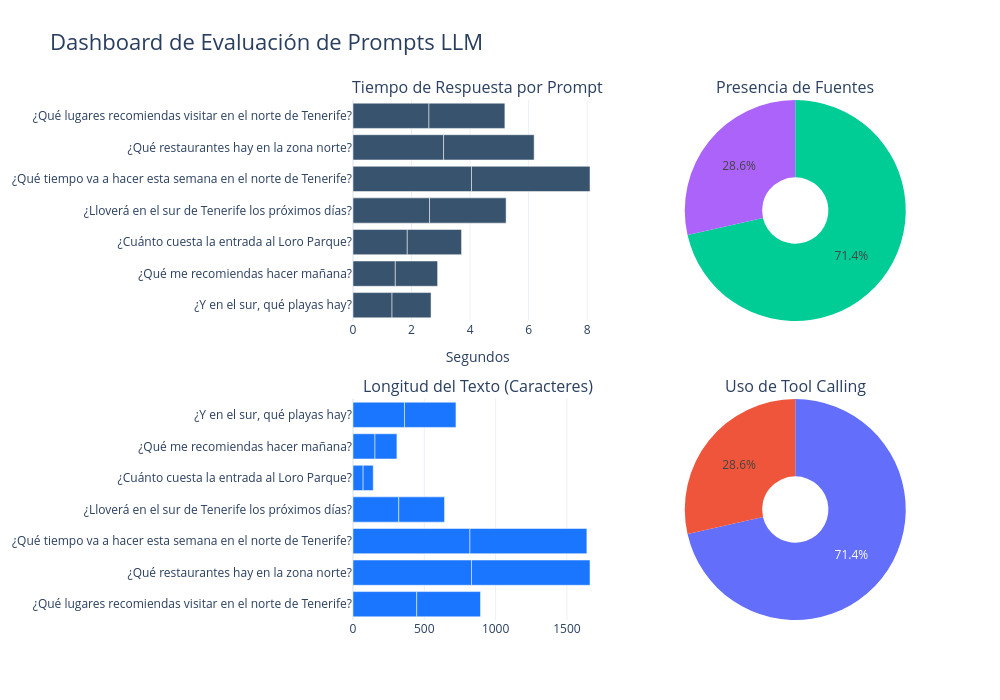

Source (notebook cell):
### Code cell
import plotly.graph_objects as go
from plotly.subplots import make_subplots

# Limpiamos la variable
fig = go.Figure()
# Creamos una figura con 4 subplots (2 filas, 2 columnas)
fig = make_subplots(
    rows=2, cols=2,
    specs=[
        [{"type": "xy"},     {"type": "domain"}],
        [{"type": "xy"},    {"type": "domain"}]
    ],
    subplot_titles=(
        "Tiempo de Respuesta por Prompt", 
        "Presencia de Fuentes",
        "Longitud del Texto (Caracteres)", 
        "Uso de Tool Calling"
    ),
    vertical_spacing=0.15,
    horizontal_spacing=0.12
)

# Gráfico 1: Tiempos de Respuesta (Barras horizontales)
fig.add_trace(
    go.Bar(
        y=df_resultados["prompt"],
        x=df_resultados["tiempo_segundos"],
        orientation='h',
        name="Tiempo (s)",
        marker=dict(color='rgb(55, 83, 109)')
    ),
    row=1, col=1
)

# Gráfico 2: Longitud de caracteres (Barras horizontales) 
fig.add_trace(
    go.Bar(
        y=df_resultados["prompt"],
        x=df_resultados["longitud_caracteres"],
        orientation='h',
        name="Caracteres",
        marker=dict(color='rgb(26, 118, 255)')
    ),
    row=2, col=1
)

# Gráfico 3: Distribución de Tool Calling (Pastel)
tool_counts = df_resultados["uso_tool_calling"].value_counts()
fig.add_trace(
    go.Pie(
        labels=tool_counts.index.map({True: 'Usó Tool', False: 'No usó Tool'}),
        values=tool_counts.values,
        name="Tool Calling",
        hole=0.3
    ),
    row=2, col=2
)

# Gráfico 4: Distribución de Fuentes citadas (Pastel)
fuentes_counts = df_resultados["contiene_fuentes"].value_counts()
fig.add_trace(
    go.Pie(
        labels=fuentes_counts.index.map({True: 'Con Fuentes', False: 'Sin Fuentes'}),
        values=fuentes_counts.values,
        name="Fuentes Citadas",
        hole=0.3
    ),
    row=1, col=2
)

# Personalizar el diseño general (Layout)
fig.update_layout(
    title_text="Dashboard de Evaluación de Prompts LLM",
    title_font_size=22,
    height=700, 
    width=1000,
    showlegend=False, # Ocultamos leyenda global para evitar desorden
    template="plotly_white"
)

# Ajustar ejes específicos para los gráficos de barras
fig.update_xaxes(title_text="Segundos", row=1, col=1)
fig.update_xaxes(title_text="Cantidad de caracteres", row=1, col=2)
fig.update_yaxes(autorange="reversed", row=1, col=1) # Para que el primer prompt aparezca arriba
fig.update_yaxes(autorange="reversed", row=1, col=2)

# Mostrar el gráfico
# Si estás en Jupyter Notebook/Lab se mostrará automáticamente:
fig.show()

# (Opcional) Si prefieres guardarlo como un archivo HTML interactivo:
# fig.write_html("evaluacion_prompts.html")

### Figure 1 — Plotly figure (JSON) as saved in the notebook; plotly's stock layout.template omitted (floating-point values rounded to 4 significant figures)
{"data": [{"marker": {"color": "rgb(55, 83, 109)"}, "name": "Tiempo (s)", "orientation": "h", "type": "bar", "x": [2.594, 2.594, 3.094, 3.094, 4.048, 4.048, 2.615, 2.615, 1.854, 1.854, 1.445, 1.445, 1.333, 1.333], "xaxis": "x", "y": ["¿Qué lugares recomiendas visitar en el norte de Tenerife?", "¿Qué lugares recomiendas visitar en el norte de Tenerife?", "¿Qué restaurantes hay en la zona norte?", "¿Qué restaurantes hay en la zona norte?", "¿Qué tiempo va a hacer esta semana en el norte de Tenerife?", "¿Qué tiempo va a hacer esta semana en el norte de Tenerife?", "¿Lloverá en el sur de Tenerife los próximos días?", "¿Lloverá en el sur de Tenerife los próximos días?", "¿Cuánto cuesta la entrada al Loro Parque?", "¿Cuánto cuesta la entrada al Loro Parque?", "¿Qué me recomiendas hacer mañana?", "¿Qué me recomiendas hacer mañana?", "¿Y en el sur, qué playas hay?", "¿Y en el sur, qué playas hay?"], "yaxis": "y"}, {"marker": {"color": "rgb(26, 118, 255)"}, "name": "Caracteres", "orientation": "h", "type": "bar", "x": [447, 447, 831, 831, 820, 820, 321, 321, 71, 71, 154, 154, 361, 361], "xaxis": "x2", "y": ["¿Qué lugares recomiendas visitar en el norte de Tenerife?", "¿Qué lugares recomiendas visitar en el norte de Tenerife?", "¿Qué restaurantes hay en la zona norte?", "¿Qué restaurantes hay en la zona norte?", "¿Qué tiempo va a hacer esta semana en el norte de Tenerife?", "¿Qué tiempo va a hacer esta semana en el norte de Tenerife?", "¿Lloverá en el sur de Tenerife los próximos días?", "¿Lloverá en el sur de Tenerife los próximos días?", "¿Cuánto cuesta la entrada al Loro Parque?", "¿Cuánto cuesta la entrada al Loro Parque?", "¿Qué me recomiendas hacer mañana?", "¿Qué me recomiendas hacer mañana?", "¿Y en el sur, qué playas hay?", "¿Y en el sur, qué playas hay?"], "yaxis": "y2"}, {"domain": {"x": [0.56, 1], "y": [0, 0.425]}, "hole": 0.3, "labels": ["No usó Tool", "Usó Tool"], "name": "Tool Calling", "type": "pie", "values": [5, 2]}, {"domain": {"x": [0.56, 1], "y": [0.575, 1]}, "hole": 0.3, "labels": ["Con Fuentes", "Sin Fuentes"], "name": "Fuentes Citadas", "type": "pie", "values": [5, 2]}], "layout": {"annotations": [{"font": {"size": 16}, "showarrow": false, "text": "Tiempo de Respuesta por Prompt", "x": 0.22, "xanchor": "center", "xref": "paper", "y": 1, "yanchor": "bottom", "yref": "paper"}, {"font": {"size": 16}, "showarrow": false, "text": "Presencia de Fuentes", "x": 0.78, "xanchor": "center", "xref": "paper", "y": 1, "yanchor": "bottom", "yref": "paper"}, {"font": {"size": 16}, "showarrow": false, "text": "Longitud del Texto (Caracteres)", "x": 0.22, "xanchor": "center", "xref": "paper", "y": 0.425, "yanchor": "bottom", "yref": "paper"}, {"font": {"size": 16}, "showarrow": false, "text": "Uso de Tool Calling", "x": 0.78, "xanchor": "center", "xref": "paper", "y": 0.425, "yanchor": "bottom", "yref": "paper"}], "height": 700, "showlegend": false, "title": {"font": {"size": 22}, "text": "Dashboard de Evaluación de Prompts LLM"}, "width": 1000, "xaxis": {"anchor": "y", "domain": [0, 0.44], "title": {"text": "Segundos"}}, "xaxis2": {"anchor": "y2", "domain": [0, 0.44]}, "yaxis": {"anchor": "x", "autorange": "reversed", "domain": [0.575, 1]}, "yaxis2": {"anchor": "x2", "domain": [0, 0.425]}}}
